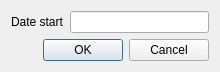
<?xml version="1.0" encoding="UTF-8"?>
<ui version="4.0">
 <class>DlgChartDateRange</class>
 <widget class="QDialog" name="DlgChartDateRange">
  <property name="geometry">
   <rect>
    <x>0</x>
    <y>0</y>
    <width>220</width>
    <height>69</height>
   </rect>
  </property>
  <property name="windowTitle">
   <string>Date range</string>
  </property>
  <layout class="QVBoxLayout" name="verticalLayout">
   <item>
    <layout class="QGridLayout" name="gridLayout">
     <item row="0" column="1">
      <widget class="QLabel" name="label">
       <property name="text">
        <string>Date start</string>
       </property>
      </widget>
     </item>
     <item row="0" column="2">
      <widget class="EDateEdit" name="deStart"/>
     </item>
    </layout>
   </item>
   <item>
    <widget class="QDialogButtonBox" name="buttonBox">
     <property name="orientation">
      <enum>Qt::Horizontal</enum>
     </property>
     <property name="standardButtons">
      <set>QDialogButtonBox::Cancel|QDialogButtonBox::Ok</set>
     </property>
    </widget>
   </item>
  </layout>
 </widget>
 <customwidgets>
  <customwidget>
   <class>EDateEdit</class>
   <extends>QLineEdit</extends>
   <header location="global">edateedit.h</header>
  </customwidget>
 </customwidgets>
 <resources/>
 <connections>
  <connection>
   <sender>buttonBox</sender>
   <signal>accepted()</signal>
   <receiver>DlgChartDateRange</receiver>
   <slot>accept()</slot>
   <hints>
    <hint type="sourcelabel">
     <x>248</x>
     <y>254</y>
    </hint>
    <hint type="destinationlabel">
     <x>157</x>
     <y>274</y>
    </hint>
   </hints>
  </connection>
  <connection>
   <sender>buttonBox</sender>
   <signal>rejected()</signal>
   <receiver>DlgChartDateRange</receiver>
   <slot>reject()</slot>
   <hints>
    <hint type="sourcelabel">
     <x>316</x>
     <y>260</y>
    </hint>
    <hint type="destinationlabel">
     <x>286</x>
     <y>274</y>
    </hint>
   </hints>
  </connection>
 </connections>
</ui>
